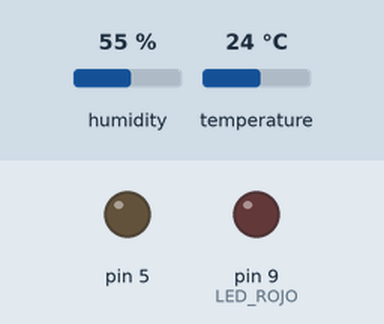
The sketch below on a simulated Arduino Uno, built with avr-gcc and run on an emulated ATmega328P. On the bench: output pins drawn as LEDs (lit = HIGH). The test bench sets the inputs (shaded band); at power-on: humidity 55 %, temperature 24 °C. The local clock reads 2024-03-15 10:24:30 at power-on unless the sketch sets it; storage starts empty; no radio packets arrive unless stated.

Above: at 4.0 s.
At 7.05 s:
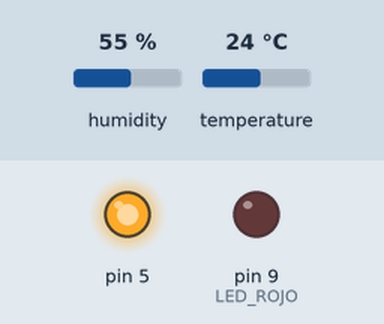
Timing chart, 0 to 8.0 s (numbered marks = the images above):
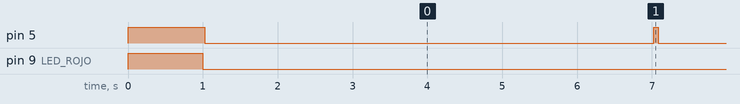

Measured:
- by itself, pin 5: alternates HIGH for 0.06 s and LOW for 6.0 s

The sketch:

ponger2.ino
```cpp
// firm que espera la llegada del pedido desde la AMENAN1D para a continuación enviar el archivo TRAMAS.TXT

#include <SPI.h>
#include "RF24.h"
#include <SD.h>
#include "LowPower.h"
#include <Wire.h>
// librerías para usar el sensor de humedad
#include "Adafruit_Sensor.h"
#include <DHT.h>
#include <DHT_U.h>

#define DHTPIN            A0        // Pin de comunicación con el sensor.
#define DHTTYPE           DHT22     // DHT 22 (o el AM2302 que tenemos), define el tipo de sensor de humedad
#define SD_CS             10        // alias del pin conectado a CS de la SD
#define LED_ROJO          9
#define PULSADOR          2
#define BATA1             7
#define BATA2             6

DHT_Unified dht(DHTPIN, DHTTYPE);

// dirección en el bus I2C del RTC
const int DS3231 = 0x68;


// Inicializar variables de fecha y hora
byte segundo = 0;
byte minuto = 0;
byte hora = 0;
byte mes = 0;
byte anio = 0;
byte weekday = 0;
byte dia = 0;


// Nombre del archivo donde se dejarán las tramas
char str[] = "tramas.txt";
volatile int contador = 0;    // cuenta de pulsados
int indice = 0;               // índice de tramas
String cadena=String(3);

const char CONSTANTE[3] = "A2";
const int CONSTANTE_PULSADO = .3;

boolean bandera_grabacion = true;

/****************** User Config ***************************/
/***      Set this radio as radio number 0 or 1         ***/
bool radioNumber = 0;

/* Hardware configuration: Set up nRF24L01 radio on SPI bus plus pins A1 & A2 */
RF24 radio(A1,A2);
/**********************************************************/
                                                                           // Topology
byte addresses[][6] = {"1Node","2Node"};              // Radio pipe addresses for the 2 nodes to communicate.

// Role management: Set up role.  This sketch uses the same software for all the nodes
// in this system.  Doing so greatly simplifies testing.
typedef enum { role_ping_out = 1, role_pong_back } role_e;                 // The various roles supported by this sketch
const char* role_friendly_name[] = { "invalid", "Ping out", "Pong back"};  // The debug-friendly names of those roles

//role_e role = role_pong_back;                                              // The role of the current running sketch
role_e role = role_ping_out;
byte counter = 1;                                                          // A single byte to keep track of the data being sent back and forth
char data[32];
int i;
// constante que define cuantos segundos estará dormido antes de despertarse y medir
const int intervalo = 6;
volatile int cantidad_segundos = 0;

const int wakeUpPin = 2;

byte gotByte;

boolean transmitir = false;
boolean primer_paquete = true;


void conmutar_sd_nordic(boolean x){
  if (x==true){
      digitalWrite(5,HIGH);
      delay(2);
      if (!SD.begin(SD_CS)) {
          //digitalWrite(LED_ROJO,HIGH);
        return;
      }
      radio.begin();
      radio.setPALevel(RF24_PA_LOW);
      if(radioNumber){
          radio.openWritingPipe(addresses[1]);        // Both radios listen on the same pipes by default, but opposite addresses
          radio.openReadingPipe(1,addresses[0]);      // Open a reading pipe on address 0, pipe 1
      }else{
          radio.openWritingPipe(addresses[0]);
          radio.openReadingPipe(1,addresses[1]);
      }
      radio.startListening();                       // Start listening
  }else{
      digitalWrite(5,LOW);
  }
}

void obtenerFechaHora()
{
  Wire.beginTransmission(DS3231);
  Wire.write(byte(0));
  Wire.endTransmission();
  Wire.requestFrom(DS3231, 7);
  segundo = bcd2Dec(Wire.read());
  minuto = bcd2Dec(Wire.read());
  hora = bcd2Dec(Wire.read());
  weekday = bcd2Dec(Wire.read());
  dia = bcd2Dec(Wire.read());
  mes = bcd2Dec(Wire.read());
  anio = bcd2Dec(Wire.read());
}

// --------------------------------------------

byte bcd2Dec(byte val)
{
  return ((val/16*10) + (val%16));
}

// --------------------------------------------
void grabar_datos_archivo()
{
  char buffer1[3];
  char buffer2[8];
  File outFile;
  outFile = SD.open(str, FILE_WRITE);
  if (!outFile) {
    Serial.println(F("No se pudo abrir el archivo"));
    return;
  }
  obtenerFechaHora();
  outFile.println("");
  outFile.print(CONSTANTE);
  outFile.print(F(" "));
  sprintf(buffer2, "%07d", indice);
  outFile.print(buffer2);
  indice = indice + 1;

  outFile.print(F(" - "));
  sprintf(buffer1, "%02d", dia);
  outFile.print(buffer1);
  outFile.print(F("/"));
  sprintf(buffer1, "%02d", mes);
  outFile.print(buffer1);
  outFile.print(F("/"));
  outFile.print("20");
  outFile.print(anio);
  outFile.print(F(" "));
  sprintf(buffer1, "%02d", hora);
  outFile.print(buffer1);
  outFile.print(F(":"));
  sprintf(buffer1, "%02d", minuto);
  outFile.print(buffer1);
  outFile.print(F(":"));
  sprintf(buffer1, "%02d", segundo);
  outFile.print(buffer1);
  outFile.print(F(" - "));


  // Leer sensor de humedad y temperatura AM2302
  sensors_event_t event;
  // Temperatura
  dht.temperature().getEvent(&event);
  if (isnan(event.temperature)) {
    Serial.println(F("Error leyendo temperatura!"));
  }
  else {
    cadena = String(event.temperature);
    cadena.replace('.',',');
    outFile.print(cadena);
//    outFile.print(event.temperature);
    //outFile.print(F(" *C"));
  }
  // Humedad
  dht.humidity().getEvent(&event);
  if (isnan(event.relative_humidity)) {
    Serial.println(F("Error leyendo humedad!"));
  }
  else {
    outFile.print(F(" - "));
    cadena = String(event.relative_humidity);
    cadena.replace('.',',');
    outFile.print(cadena);
    //outFile.print(event.relative_humidity);
    //outFile.print(F("%"));
    outFile.print(F(" - "));
    }


// Leer sensor de presión y temperatura BMP180
//    cadena = String(bmp.readTemperature());
//    cadena.replace('.',',');
//    outFile.print(cadena);
//    outFile.print(F(" - "));
//    //outFile.print(F(" *C"));
//    cadena = String((bmp.readPressure())/100);
//    outFile.print(cadena);
//    outFile.print(F(" - "));
//    //outFile.print(F(" hPa - "));

    sprintf(buffer1, "%02d", (contador * CONSTANTE_PULSADO ));
    outFile.print(buffer1);

  // Cerrar archivo
  outFile.close();
}


void setup(){
  pinMode(5, OUTPUT);
  digitalWrite(5,HIGH);

  pinMode(PULSADOR,INPUT_PULLUP );

  pinMode(LED_ROJO, OUTPUT);
  // prender 2 segs el led rojo
  digitalWrite(LED_ROJO,HIGH);
  delay(1000);    //2 segs
  digitalWrite(LED_ROJO,LOW);

  // Inicializar I2C
  Wire.begin();
  // Configure wake up pin as input.
  // This will consumes few uA of current.
  pinMode(wakeUpPin, INPUT_PULLUP);

  // inicializar sensor de humedad y temperatura
  dht.begin();

  // inicializar sensor de presión y temperatura
//  bmp.begin();

  //pin CS a la SD definido como salida
  pinMode(SD_CS,OUTPUT);
  // initializar SPI
  SPI.begin();

  //Inicializar SD
  if (!SD.begin(SD_CS)) {
    //Serial.println("Card failed, or not present");
      digitalWrite(LED_ROJO,HIGH);
    // don't do anything more:
    return;
  }

  // Setup and configure radio
  radio.begin();
  radio.setPALevel(RF24_PA_LOW);
  //radio.setPALevel(RF24_PA_MAX);
  //radio.enableAckPayload();                     // Allow optional ack payloads
  //radio.enableDynamicPayloads();                // Ack payloads are dynamic payloads

  if(radioNumber){
    radio.openWritingPipe(addresses[1]);        // Both radios listen on the same pipes by default, but opposite addresses
    radio.openReadingPipe(1,addresses[0]);      // Open a reading pipe on address 0, pipe 1
  }else{
    radio.openWritingPipe(addresses[0]);
    radio.openReadingPipe(1,addresses[1]);
  }
  radio.startListening();                       // Start listening

  //radio.writeAckPayload(1,&counter,1);          // Pre-load an ack-paylod into the FIFO buffer for pipe 1
  //radio.printDetails();     // <--- para que esto funcione hay que declarar un include extra, ....
}


void loop(void) {

    for (cantidad_segundos = 0 ;  cantidad_segundos  <  intervalo ; cantidad_segundos++){
      conmutar_sd_nordic(false);
      LowPower.idle(SLEEP_1S, ADC_OFF, TIMER2_OFF, TIMER1_OFF,TIMER0_OFF, SPI_OFF, USART0_OFF, TWI_OFF);
    }

    conmutar_sd_nordic(true);
    delay(10);
    grabar_datos_archivo();

    // si llegó paquete RF
    while(radio.available()){
        radio.read( &data, 32 );
        if (data[0] == '1'){              // <-- este número identifica al PONGER, si el valor 1, se llama al Ponger #1 y así siguiendo
           transmitir = true;
           digitalWrite(LED_ROJO,HIGH);   //mientras transmite el archivo el led rojo está prendido
        }
    }


    if (transmitir == true){
        radio.stopListening();
        transmitir = false;
        // abrir archivo
        File dataFile = SD.open("TRAMAS.txt");
        if (dataFile) {                                        // si se pudo abrir el archivo
           while (dataFile.available()) {                      // mientras no se haya llegado al final
              for (i = 0; i < 31; i = i + 1) {
                  data[i] = dataFile.read();                   // cargar arreglo de 32 bytes a enviar
                  }
              //enviarlo via Nordic
              if (radio.write(&data,32) ){
                   if(!radio.available()){                     // If nothing in the buffer, we got an ack but it is blank
              }}
              if (primer_paquete == true){                    // bloque para darle tiempo al pinger de bipear 3 veces luego del primer paquete
                primer_paquete = false;
                delay(500);        // para que pitee el pinger avisando que empezó el archivo
              }
          delay(10);       // delay para NO ATOSIGAR AL pinger
          }
       dataFile.close();
       // flushing necesario????
//       if (radio.write(&data,32) ){
//           if(!radio.available()){                     // If nothing in the buffer, we got an ack but it is blank
//       }}
       for (int i=0; i <= 31; i++){
          data[i] = ' ';
          }
       // mandar un paquete de cierre de archivo (usamos el 1er elemento nomás por ahora)
       data[0] = '@';
       data[1] = '@';
       data[2] = '@';
       if (radio.write(&data,32) ){
             if(!radio.available()){                     // If nothing in the buffer, we got an ack but it is blank
        }}
        digitalWrite(LED_ROJO,LOW);           // apagar led al terminar
        radio.startListening();
        }
     }
}
```
